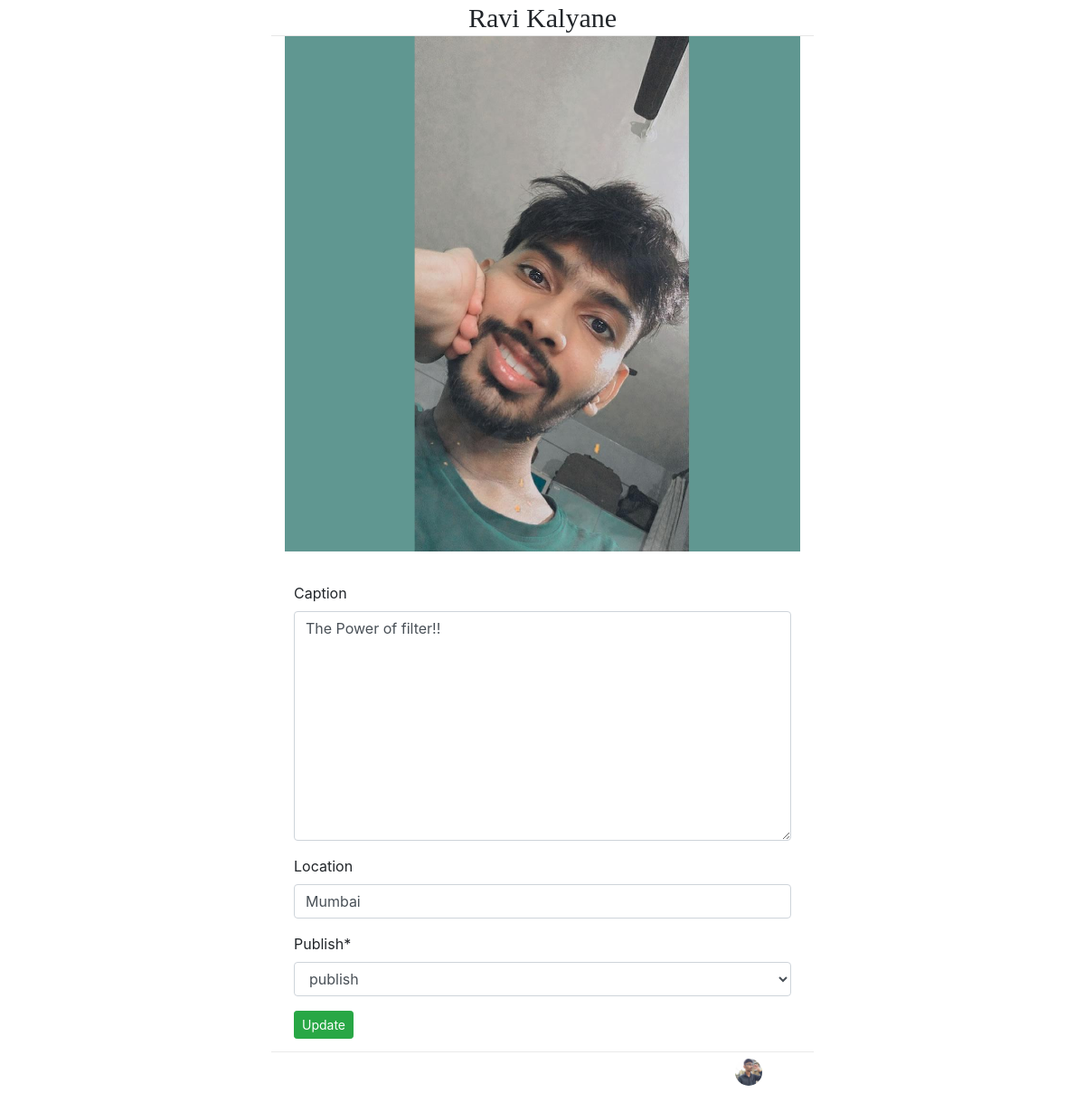
Page /edit_post/12 (signed in) on the committed database.
### userprofile/models.py (models this page shows)
class Photo(models.Model):
    user = models.ForeignKey(User, blank=True, null=True, on_delete=models.CASCADE)
    post_option = ((0, 'draft'), (1, 'publish'))
    photo = models.ImageField(upload_to='user_photos')
    likes = models.ManyToManyField(User, blank=True, related_name='likes')
    created_on = models.DateTimeField(auto_now_add=True)
    caption = models.TextField(blank=True)
    location = models.CharField(max_length=50, blank=True)
    publish = models.IntegerField(choices=post_option, default=1)
    '''
    # Auto delete files from storage when deleted by user
    def delete(self, *args, **kwargs):
        self.photo.delete()
        super().delete(*args, **kwargs)
    '''
    class Meta:
        ordering = ['-created_on']

class UserProfile(models.Model):
    genders = ((0, 'Female'), (1, 'Male'))
    user = models.OneToOneField(User, on_delete=models.CASCADE, related_name='userprofile')
    profile_photo = models.ImageField(blank=True, null=True, upload_to='profile_photos')
    gender = models.IntegerField(choices=genders, blank=True, null=True)
    mobile_number = models.CharField(max_length=10, blank=True, null=True, unique=True)
    bio = models.TextField(blank=True)
    location = models.CharField(max_length=50, default='', blank=True)
    account_disabled = models.BooleanField(default=False)

### userprofile/views.py (the view)
# urls.py: path('edit_post/<str:pk>', views.edit_post, name='edit_post'),
def edit_post(request, pk):
    user = request.user
    photo = Photo.objects.get(id=pk)
    if photo.user == user:
        if request.method == 'GET':
            form = PostUpdateForm(instance=photo)
        else:
            form = PostUpdateForm(request.POST, instance=photo)
            if form.is_valid():
                form.save()
                return redirect('/profile')
    else:
        return HttpResponse('<h1>NOT ALLOWED</h1>')
    return render(request, 'edit_post.html', {'photo': photo, 'form': form})

### userprofile/forms.py
class PostUpdateForm(forms.ModelForm):
    class Meta:
        model = Photo
        exclude = 'user', 'photo', 'likes',
        fields = '__all__'

### templates/edit_post.html (shortened to what this page needs)
{% extends 'base.html' %}
{% load static %}
{% load crispy_forms_tags %}
{% block content%}
<div class="container">
    <img class="img-fluid" src="{{photo.photo.url}}" alt="">
    <form action="" method="post">
        {{form|crispy}}
        <button class="btn btn-success btn-sm">Update</button>
    </form>
</div>
{% endblock %}

### templates/base.html (shortened to what this page needs)
{% load static %}
<!DOCTYPE html>
<html lang="en">
    <head>
        <link rel="stylesheet" href="https://stackpath.bootstrapcdn.com/bootstrap/4.5.0/css/bootstrap.min.css" />
        <link rel="stylesheet" href="{% static 'css/style.css' %}" />
        <link rel="stylesheet" type="text/css" href="https://kit-pro.fontawesome.com/releases/v5.13.0/css/pro.min.css" />
    </head>
    <body>
        <main>
            <nav class="user-navbar myfont">
                {%if user.is_authenticated%}{{request.user.first_name}} {{request.user.last_name}}{%else%}PhotoGram{%endif%}
            </nav>
            {% block content %} {% endblock %}
            <nav class="bottom-navbar">
                {%if user.is_authenticated and user.userprofile.profile_photo%}
                <a href="{% url 'profile' %}"><img class="img-icon" src="{{user.userprofile.profile_photo.url}}" alt="" /></a>
                {% else %}
                <a href="{% url 'profile' %}"><i class="fad fa-user-circle"></i></a>
                {% endif %}
            </nav>
        </main>
    </body>
</html>

### static/css/style.css (style rules this page uses)
@media screen and (min-width: 600px) { main { max-width: 50vw; margin: auto; } }
@media screen and (min-width: 600px) { .bottom-navbar { width: 50vw!important; margin: auto; } }
main { margin-bottom: 50px; background-color: white; }
.user-navbar { font-size: 30px; font-weight: ; display: flex; justify-content: center; align-items: center; height: 40px; border-bottom: 1px solid #e7e7e7; }
.myfont { font-family: 'billabongregular'; }
.bottom-navbar { position: fixed; bottom: 0px; width: 100%; border-top: 1px solid #e9e9e9; font-size: 30px; display: flex; justify-content: space-around; align-items: center; background-color: white; }
.bottom-navbar img { margin-bottom: 6px; }
.img-icon { width: 30px; height: 30px; border-radius: 50%; }
form { padding: 10px; }

### rows in the picture
Photo: photo (picture), caption "The Power of filter!!", location "Mumbai", publish "publish"

### other values in the picture
{{ request.user.first_name }} "Ravi"
{{ request.user.last_name }} "Kalyane"
